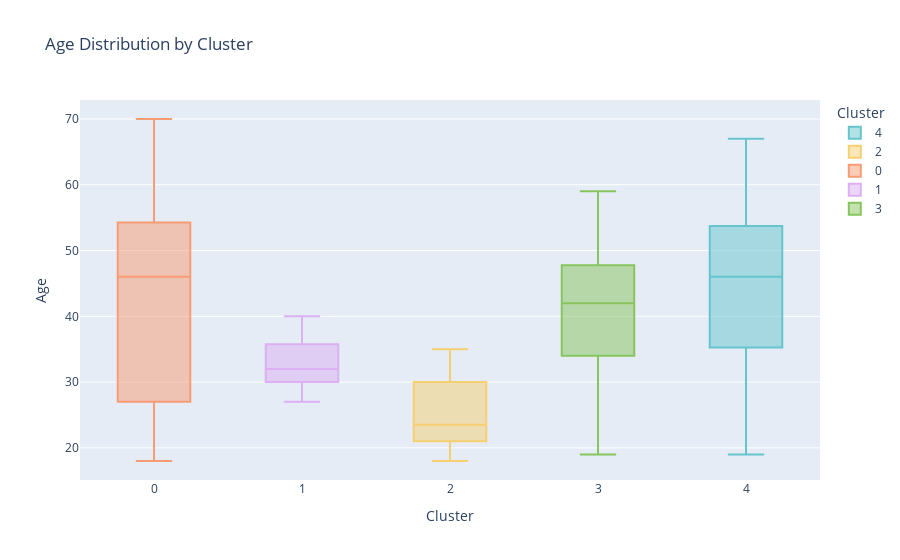

The code cell stored with this chart in its notebook:
### Code cell
# Boxplot for Age
fig = px.box(
    CustomerDF,
    x='Cluster',
    y='Age',
    color='Cluster',
    title="Age Distribution by Cluster",
    labels={'Cluster': 'Cluster', 'Age': 'Age'},
    color_discrete_sequence=px.colors.qualitative.Pastel  # Use a distinct palette
)
fig.update_traces(marker=dict(opacity=0.7))  # Adjust transparency
fig.show()

### Figure 1 — Plotly figure (JSON) as saved in the notebook; plotly's stock layout.template omitted (floating-point values rounded to 4 significant figures)
{"data": [{"alignmentgroup": "True", "hovertemplate": "Cluster=%{x}<br>Age=%{y}<extra></extra>", "legendgroup": "4", "marker": {"color": "rgb(102, 197, 204)", "opacity": 0.7}, "name": "4", "notched": false, "offsetgroup": "4", "orientation": "v", "showlegend": true, "type": "box", "x": [4, 4, 4, 4, 4, 4, 4, 4, 4, 4, 4, 4, 4, 4, 4, 4, 4, 4, 4, 4, 4, 4, 4], "x0": " ", "xaxis": "x", "y": [19, 20, 31, 35, 64, 67, 58, 37, 35, 52, 35, 46, 54, 45, 40, 60, 53, 49, 42, 36, 65, 48, 49], "y0": " ", "yaxis": "y"}, {"alignmentgroup": "True", "hovertemplate": "Cluster=%{x}<br>Age=%{y}<extra></extra>", "legendgroup": "2", "marker": {"color": "rgb(246, 207, 113)", "opacity": 0.7}, "name": "2", "notched": false, "offsetgroup": "2", "orientation": "v", "showlegend": true, "type": "box", "x": [2, 2, 2, 2, 2, 2, 2, 2, 2, 2, 2, 2, 2, 2, 2, 2, 2, 2, 2, 2, 2, 2], "x0": " ", "xaxis": "x", "y": [21, 23, 22, 23, 30, 35, 24, 22, 20, 35, 25, 31, 29, 35, 23, 21, 18, 21, 30, 20, 24, 24], "y0": " ", "yaxis": "y"}, {"alignmentgroup": "True", "hovertemplate": "Cluster=%{x}<br>Age=%{y}<extra></extra>", "legendgroup": "0", "marker": {"color": "rgb(248, 156, 116)", "opacity": 0.7}, "name": "0", "notched": false, "offsetgroup": "0", "orientation": "v", "showlegend": true, "type": "box", "x": [0, 0, 0, 0, 0, 0, 0, 0, 0, 0, 0, 0, 0, 0, 0, 0, 0, 0, 0, 0, 0, 0, 0, 0, 0, 0, 0, 0, 0, 0, 0, 0, 0, 0, 0, 0, 0, 0, 0, 0, 0, 0, 0, 0, 0, 0, 0, 0, 0, 0, 0, 0, 0, 0, 0, 0, 0, 0, 0, 0, 0, 0, 0, 0, 0, 0, 0, 0, 0, 0, 0, 0, 0, 0, 0, 0, 0, 0, 0, 0, 0], "x0": " ", "xaxis": "x", "y": [31, 50, 27, 29, 31, 49, 33, 31, 59, 50, 47, 51, 69, 27, 53, 70, 19, 67, 54, 63, 18, 43, 68, 19, 32, 70, 47, 60, 60, 59, 26, 45, 40, 23, 49, 57, 38, 67, 46, 21, 48, 55, 22, 34, 50, 68, 18, 48, 40, 32, 24, 47, 27, 48, 20, 23, 49, 67, 26, 49, 21, 66, 54, 68, 66, 65, 19, 38, 19, 18, 19, 63, 49, 51, 50, 27, 38, 40, 43, 25, 28], "y0": " ", "yaxis": "y"}, {"alignmentgroup": "True", "hovertemplate": "Cluster=%{x}<br>Age=%{y}<extra></extra>", "legendgroup": "1", "marker": {"color": "rgb(220, 176, 242)", "opacity": 0.7}, "name": "1", "notched": false, "offsetgroup": "1", "orientation": "v", "showlegend": true, "type": "box", "x": [1, 1, 1, 1, 1, 1, 1, 1, 1, 1, 1, 1, 1, 1, 1, 1, 1, 1, 1, 1, 1, 1, 1, 1, 1, 1, 1, 1, 1, 1, 1, 1, 1, 1, 1, 1, 1, 1, 1], "x0": " ", "xaxis": "x", "y": [39, 31, 40, 38, 39, 31, 29, 32, 35, 32, 32, 28, 32, 34, 39, 38, 27, 30, 30, 29, 31, 36, 33, 32, 28, 36, 30, 27, 35, 32, 29, 30, 28, 36, 32, 38, 35, 32, 30], "y0": " ", "yaxis": "y"}, {"alignmentgroup": "True", "hovertemplate": "Cluster=%{x}<br>Age=%{y}<extra></extra>", "legendgroup": "3", "marker": {"color": "rgb(135, 197, 95)", "opacity": 0.7}, "name": "3", "notched": false, "offsetgroup": "3", "orientation": "v", "showlegend": true, "type": "box", "x": [3, 3, 3, 3, 3, 3, 3, 3, 3, 3, 3, 3, 3, 3, 3, 3, 3, 3, 3, 3, 3, 3, 3, 3, 3, 3, 3, 3, 3, 3, 3, 3, 3, 3, 3], "x0": " ", "xaxis": "x", "y": [23, 59, 47, 20, 44, 19, 57, 25, 48, 34, 43, 44, 47, 37, 34, 56, 19, 50, 42, 36, 40, 36, 52, 58, 59, 37, 46, 41, 54, 41, 34, 33, 47, 45, 32], "y0": " ", "yaxis": "y"}], "layout": {"autosize": true, "boxmode": "overlay", "legend": {"title": {"text": "Cluster"}, "tracegroupgap": 0}, "title": {"text": "Age Distribution by Cluster"}, "xaxis": {"anchor": "y", "autorange": true, "categoryarray": [4, 2, 0, 1, 3], "categoryorder": "array", "domain": [0, 1], "range": [-0.5, 4.5], "title": {"text": "Cluster"}, "type": "linear"}, "yaxis": {"anchor": "x", "autorange": true, "domain": [0, 1], "range": [15.11, 72.89], "title": {"text": "Age"}, "type": "linear"}}}
